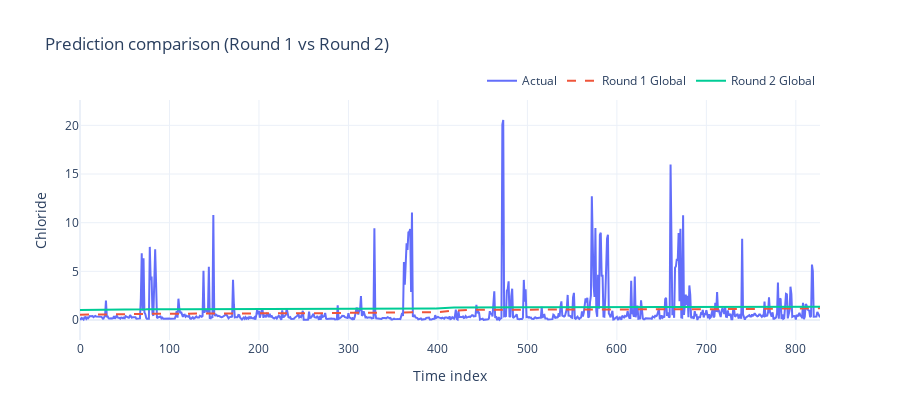

Notebook code cell kept with this figure:
### Code cell
model_r1 = load_model(1, model_type="global")
model_r2 = load_model(2, model_type="global")
with torch.no_grad():
    pred_r1 = model_r1(X).squeeze().numpy()
    pred_r2 = model_r2(X).squeeze().numpy()

def to_1d_float(a):
    # torch / list / numpy 모두 처리
    if hasattr(a, "detach"):
        a = a.detach().cpu().numpy()
    a = np.asarray(a)

    # object/string이면 float로 강제 변환
    if a.dtype == object or a.dtype.kind in ("U", "S"):
        a = a.astype(float)

    # (N,1) -> (N,), (N,seq,1) 같은 경우도 일단 1차원으로
    return a.reshape(-1).astype(np.float64)

y_np  = to_1d_float(y)
p1_np = to_1d_float(pred_r1)
p2_np = to_1d_float(pred_r2)

# 길이 맞추기 (가장 짧은 길이에 맞춤)
n = min(len(y_np), len(p1_np), len(p2_np))
y_np, p1_np, p2_np = y_np[:n], p1_np[:n], p2_np[:n]
x_idx = np.arange(n)

# 값 범위가 너무 작아서 거의 직선처럼 보일 수 있으니 y축 범위도 자동으로 보기 좋게
y_min = float(min(y_np.min(), p1_np.min(), p2_np.min()))
y_max = float(max(y_np.max(), p1_np.max(), p2_np.max()))
pad = (y_max - y_min) * 0.1 if (y_max - y_min) > 0 else 1e-3

fig = go.Figure()

fig.add_trace(go.Scatter(
    x=x_idx, y=y_np,
    mode="lines",
    name="Actual"
))

fig.add_trace(go.Scatter(
    x=x_idx, y=p1_np,
    mode="lines",
    name="Round 1 Global",
    line=dict(dash="dash")
))

fig.add_trace(go.Scatter(
    x=x_idx, y=p2_np,
    mode="lines",
    name="Round 2 Global"
))

fig.update_layout(
    title="Prediction comparison (Round 1 vs Round 2)",
    xaxis_title="Time index",
    yaxis_title="Chloride",
    template="plotly_white",
    height=420,
    legend=dict(orientation="h", yanchor="bottom", y=1.02, xanchor="right", x=1)
)

fig.update_yaxes(range=[y_min - pad, y_max + pad])
fig.show()

print("[DEBUG] shapes:", y_np.shape, p1_np.shape, p2_np.shape)
print("[DEBUG] dtype :", y_np.dtype, p1_np.dtype, p2_np.dtype)
print("[DEBUG] range :", (y_min, y_max))

### Figure 1 — Plotly figure (JSON) as saved in the notebook; plotly's stock layout.template omitted (floating-point values rounded to 4 significant figures; data arrays with more than 128 entries replaced by an {"elided": "..."} marker saying what was removed)
{"data": [{"mode": "lines", "name": "Actual", "type": "scatter", "x": {"elided": "828 int values"}, "y": {"elided": "828 float values"}}, {"line": {"dash": "dash"}, "mode": "lines", "name": "Round 1 Global", "type": "scatter", "x": {"elided": "828 int values"}, "y": {"elided": "828 float values"}}, {"mode": "lines", "name": "Round 2 Global", "type": "scatter", "x": {"elided": "828 int values"}, "y": {"elided": "828 float values"}}], "layout": {"height": 420, "legend": {"orientation": "h", "x": 1, "xanchor": "right", "y": 1.02, "yanchor": "bottom"}, "title": {"text": "Prediction comparison (Round 1 vs Round 2)"}, "xaxis": {"title": {"text": "Time index"}}, "yaxis": {"range": [-2.053, 22.6], "title": {"text": "Chloride"}}}}
